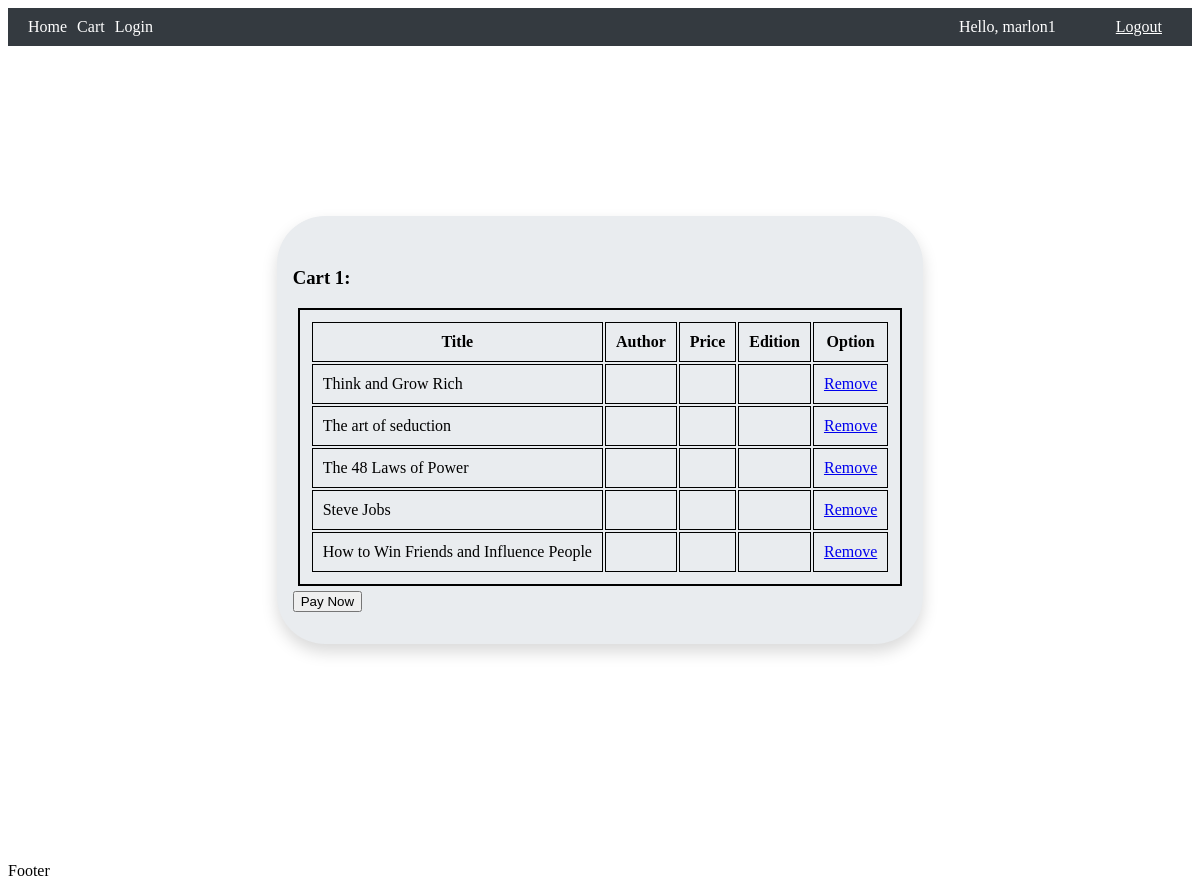
The page /viewcart/ (signed in) on the database its author committed.
### book_store_arboleda/models.py (models this page shows, shortened)
class Cart(models.Model):
    user = models.OneToOneField(User, on_delete=models.CASCADE)
    books=models.ManyToManyField(Book)
    book_count = models.PositiveIntegerField(default=0)
    total_amount = models.DecimalField(max_digits=10, decimal_places=2, default=0)
    def __str__(self):
        return str(self.user)

class Book(models.Model):
    title=models.CharField(max_length=200,null=True)
    author=models.CharField(max_length=200,null=True)
    price = models.DecimalField(max_digits=10, decimal_places=2, default=default_price)
    total_copies = models.IntegerField(default=0)
    copies_in_stock = models.IntegerField(default=0)

### book_store_arboleda/views.py (the view)
# urls.py: path('viewcart/', views.viewcart, name='viewcart'),
@login_required
def viewcart(request):
    print("request URL --->",request.get_full_path())
    print("request --->",request)
    carts = Cart.objects.filter(user=request.user)
    print("viewcart carts --->",carts)
    context = {'carts': carts}
    print("viewcart context --->",context)
    return render(request, 'book_store_arboleda/viewcart.html', context)

### book_store_arboleda/templates/book_store_arboleda/viewcart.html (shortened to what this page needs)
{% extends "book_store_arboleda/base.html" %}
{% load static%}
{% block css %}
<link rel="stylesheet" type="text/css" href="{% static 'css/book_store_arboleda/jumbotronCart.css' %}">
{% endblock %}
{% block content %}
<div class="container">
    <div class="jumbotron">
        <div class="row">
            {% if carts %}
            {% for cart in carts %}
                <h3>Cart {{forloop.counter}}:</h3>
                <div class="card card-body">
                    <table class="table table-sm">
                        <tr>
                            <th>Title</th>
                            <th>Author</th>
                            <th>Price</th>
                            <th>Edition</th>
                            <th>Option</th>
                        </tr>
                        {% for book in cart.books.all %}
                        <tr>
                            <td>{{book.title}} </td>
                            <td>{{book.Author}} </td>
                            <td>{{book.Price}} </td>
                            <td>{{book.Edition}} </td>
                            <td><a href="{% url 'removeBookCustomer' book.id %}">Remove</a> </td>
                        </tr>
                        {% endfor %}
                    </table>
                    <form action="{% url 'payment' payment_id=carts.first.id %}" method="get">
                        <button type="submit" class="button">Pay Now</button>
                    </form>
                </div>
            {% endfor %}
        {% else %}
            <p>Your cart is empty !!!.</p>
        {% endif %}
        </div>
    </div>
</div>
{% endblock %}

### book_store_arboleda/templates/book_store_arboleda/navbar.html (shortened to what this page needs)
<!DOCTYPE html>
<html lang="en">
<head>
{% load static %}
{% block css %}
<link rel="stylesheet" type="text/css" href="{% static 'css/book_store_arboleda/navbar1.css' %}">
{% endblock %}
</head>
<body>
  {% block content %}
  <nav class="navbar">
    <ul>
      <li><a class="nav-link" href="{% url 'home' %}">Home</a></li>
      {% if request.user.is_staff %}
      <li><a class="nav-link" href="{% url 'addbook' %}">Add Books</a></li>
      {% else %}
      <a class="nav-link" href="{% url 'viewcart' %}">Cart</a>
      {% endif %}
      <li><a class="nav-link" href="{% url 'login' %}">Login</a></li>
    </ul>
    <div class="navbar-right">
      <span class="hello-msg">Hello, {{request.user}}</span>
      <span><a class="hello-msg" href="{% url 'logout' %}">Logout</a></span>
    </div>
  </nav>
  {% endblock %}
</body>
</html>

### static/css/book_store_arboleda/jumbotronCart.css (style rules this page uses)
.container { display: flex; align-items: center; justify-content: center; height: 100vh; }
.jumbotron { background-color: #e9ecef; padding: 2rem 1rem; margin-bottom: 2rem; border-radius: 3rem; box-shadow: 0 .5rem 1rem rgba(0,0,0,.15); }
table, th, td { border: 1px solid; padding: 10px; }
table { border: 2px solid; margin: 5px; }

### static/css/book_store_arboleda/navbar1.css (style rules this page uses)
.navbar { display: flex; justify-content: space-between; align-items: center; background-color: #343a40; padding: 10px; }
ul { display: flex; list-style: none; margin: 0; padding: 0; }
li { margin: 0 10px; }
.nav-link { text-decoration: none; color: #fff; }
.hello-msg { color: #fff; padding-right: 20px; margin-left: 20px; }
.navbar-right { justify-content: flex-end; display: flex; align-items: center; }
.navbar-right span { margin-left: 20px; }

### rows shown on the page
Book: title "Think and Grow Rich"
Book: title "The art of seduction"
Book: title "The 48 Laws of Power"
Book: title "Steve Jobs"
Book: title "How to Win Friends and Influence People"

### other values the page prints
{{ request.user }} "marlon1"
